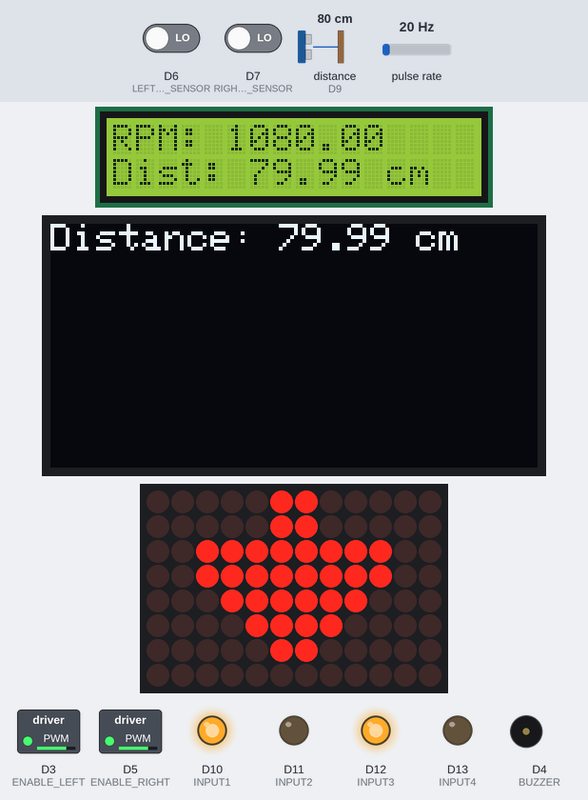
The sketch below on a simulated Arduino Uno R4 WiFi. Shown: 16×2 character LCD, 128×64 one-colour display, 12×8 LED matrix, switched loads named in the sketch (green lamp = pin HIGH), output pins drawn as LEDs (lit = HIGH), buzzer (waves = sounding, pin HIGH). Wiring (inferred from the names in the program): ultrasonic range finder: trigger D8; echo D9; pulse sensor: data D2. The test bench sets the inputs (shaded band); at power-on: D6 (LEFT_IR_SENSOR) LOW, distance to the obstacle (sensor on D9) 80 cm, pulse rate 20 Hz, D7 (RIGHT_IR_SENSOR) LOW. The echo pulse lasts 58.3 µs per cm; nothing arrives over Bluetooth unless stated; a phone connects over Bluetooth LE 3 s after start; pins used as bus, display or sensor lines are not drawn; what the sketch prints to the serial monitor is not drawn.

Above: at 1.3 s.
1.4 s: D6 (LEFT_IR_SENSOR) driven HIGH
At 2.4 s:
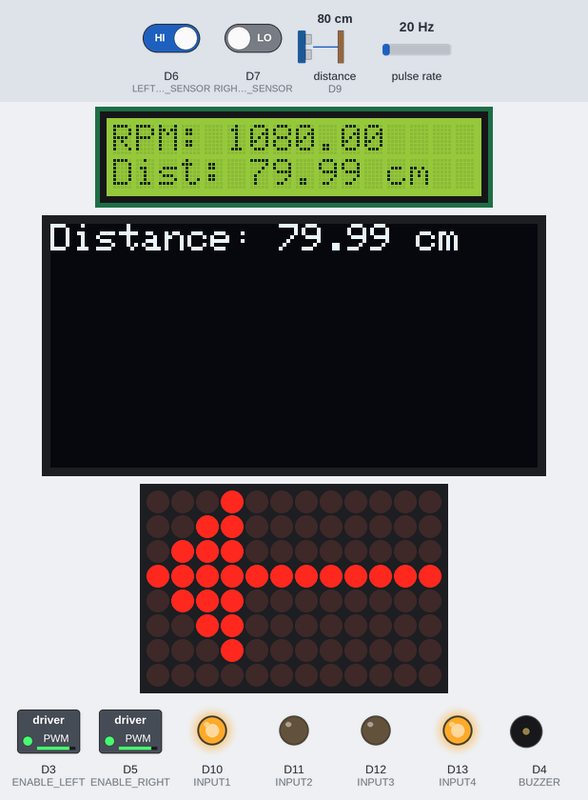
2.9 s: D6 (LEFT_IR_SENSOR) driven LOW
At 3.7 s:
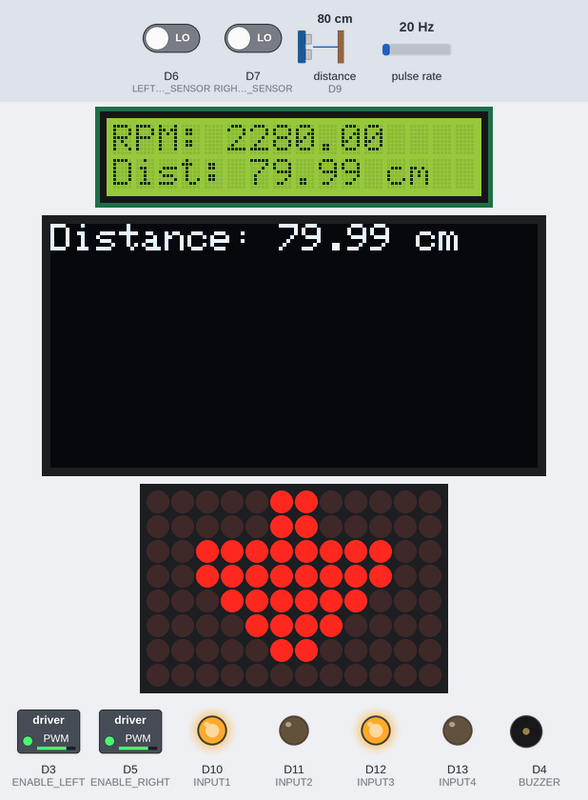
5.9 s: distance to the obstacle (sensor on D9) set to 22 cm
At 6.8 s:
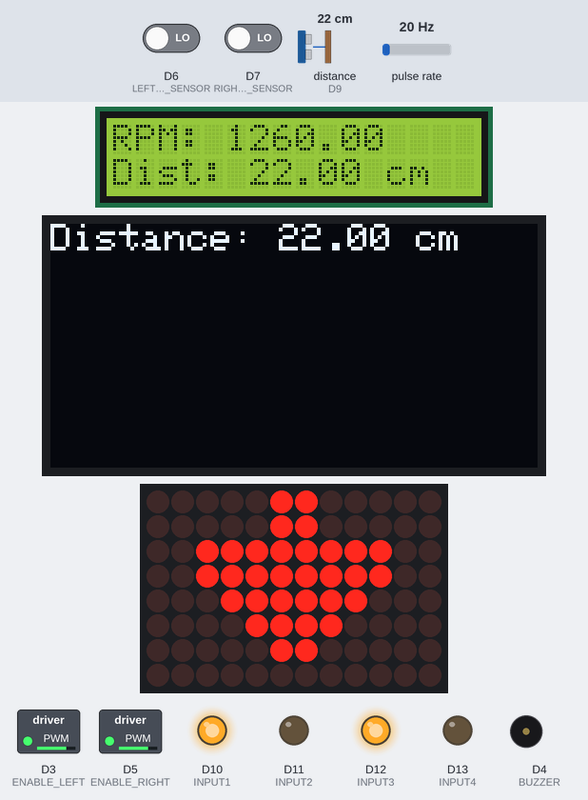
7.6 s: distance to the obstacle (sensor on D9) set to 18 cm
At 8.6 s:
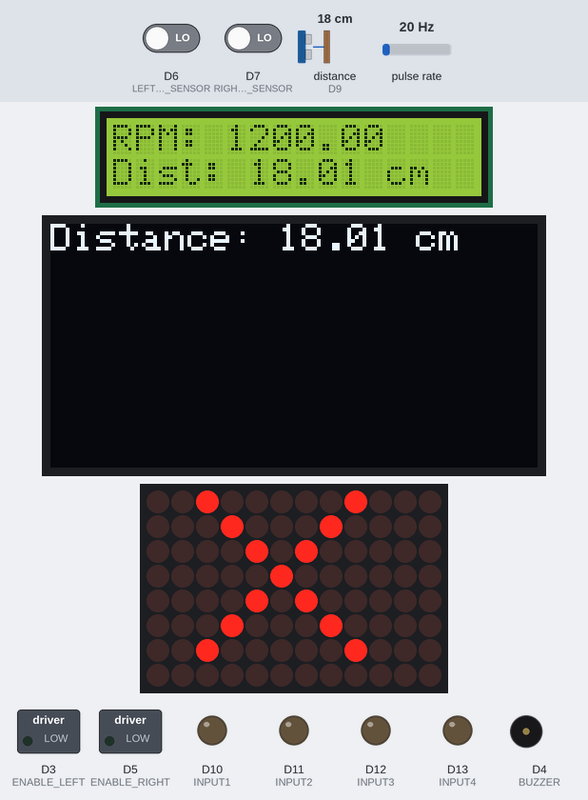
10.6 s: pulse rate (sensor on D2) set to 100 Hz
At 11.9 s:
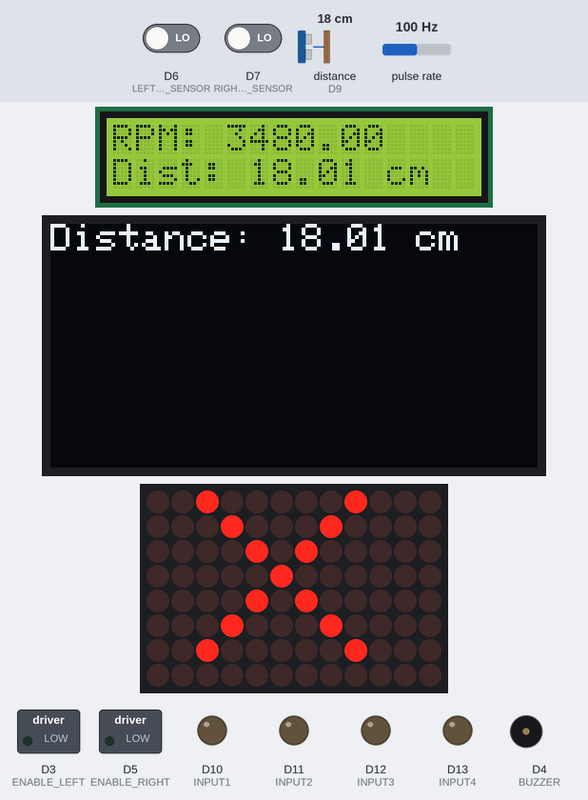
13.6 s: distance to the obstacle (sensor on D9) set to 2 cm
At 15.0 s:
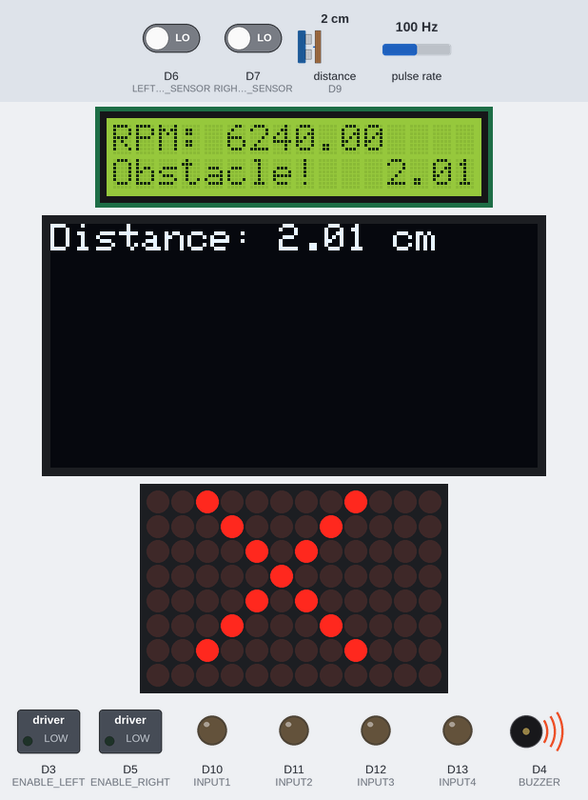
Timing chart, 0 to 16.6 s (numbered marks = the images above; inputs shaded):
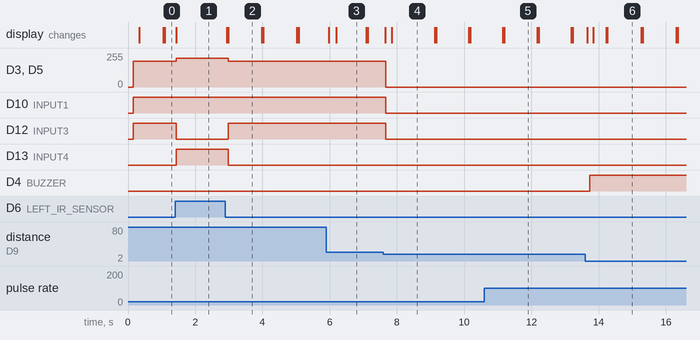

The sketch:

RoboCode_V10_real.ino
```cpp
#include <Wire.h>
#include <Adafruit_SSD1306.h>
#include <Adafruit_GFX.h>
#include <ArduinoBLE.h>
#include <hd44780.h>
#include <hd44780ioClass/hd44780_I2Cexp.h>
#include "Arduino_LED_Matrix.h"  // Include the LED Matrix library

// LED Matrix
ArduinoLEDMatrix matrix;

// Define the animation frames for forward, left, right, and stop
const uint32_t animation[][4] = {
  { 0x600603f, 0xc3fc1f80, 0xf0060000, 66 },  // Forward
  { 0x800c00, 0xefff00e0, 0xc008000, 66 },   // Left
  { 0x10030070, 0xfff7003, 0x100000, 66 },   // Right
  { 0x2081100a, 0x400a01, 0x10208000, 66 }   // Stop
};

// OLED Display Setup
#define SCREEN_WIDTH 128
#define SCREEN_HEIGHT 64
#define OLED_RESET -1
Adafruit_SSD1306 display(SCREEN_WIDTH, SCREEN_HEIGHT, &Wire, OLED_RESET);

// I2C LCD Setup
hd44780_I2Cexp lcd;

// Ultrasonic Sensor
#define TRIG_PIN 8
#define ECHO_PIN 9
float distance;

// Buzzer
#define BUZZER 4  // Changed from pin 2 to pin 4

// IR Sensors
#define LEFT_IR_SENSOR 6
#define RIGHT_IR_SENSOR 7

// Motor Driver (L293D) Pins
#define ENABLE_LEFT 3
#define ENABLE_RIGHT 5
#define INPUT1 10 // Left Motor Forward
#define INPUT2 11 // Left Motor Backward
#define INPUT3 12 // Right Motor Forward
#define INPUT4 13 // Right Motor Backward

// Motor Speed
int motorSpeed = 195;
int turningSpeed = 215;

// Moving Average Filter for Ultrasonic Sensor
#define NUM_SAMPLES 5
float distanceSamples[NUM_SAMPLES] = {100, 100, 100, 100, 100}; // Initialize buffer
int sampleIndex = 0;

// Bluetooth (BLE) Setup
BLEService obstacleService("19B10000-E8F2-537E-4F6C-D104768A1214");
BLECharacteristic obstacleCharacteristic("19B10001-E8F2-537E-4F6C-D104768A1215", BLERead | BLENotify, 20);
String lastObstacleState = "No Obstacle";

// Hall Effect Sensor
#define HALL_SENSOR_PIN 2
#define MAGNET_COUNT 1
#define WHEEL_DIAMETER 5.5  // Wheel diameter in cm
volatile unsigned int pulseCount = 0;
unsigned long lastTime = 0;
float rpm = 0.0;
float speed_cms = 0.0;

void countPulse() {
    pulseCount++;  // Increment when the magnet is detected
}

void setup() {
  Serial.begin(115200);

  // Pin Modes
  pinMode(LEFT_IR_SENSOR, INPUT);
  pinMode(RIGHT_IR_SENSOR, INPUT);
  pinMode(ENABLE_LEFT, OUTPUT);
  pinMode(ENABLE_RIGHT, OUTPUT);
  pinMode(INPUT1, OUTPUT);
  pinMode(INPUT2, OUTPUT);
  pinMode(INPUT3, OUTPUT);
  pinMode(INPUT4, OUTPUT);
  pinMode(TRIG_PIN, OUTPUT);
  pinMode(ECHO_PIN, INPUT);
  pinMode(BUZZER, OUTPUT);
  pinMode(HALL_SENSOR_PIN, INPUT_PULLUP);

  // Initialize LCD
  lcd.begin(16, 2);
  lcd.setCursor(0, 0);
  lcd.print("Starting...");

  // Initialize OLED
  if (!display.begin(SSD1306_SWITCHCAPVCC, 0x3C)) {
    Serial.println(F("SSD1306 allocation failed"));
    for (;;);
  }
  display.clearDisplay();
  display.setTextSize(1);
  display.setTextColor(SSD1306_WHITE);

  // Initialize BLE
  if (!BLE.begin()) {
    Serial.println("Starting BLE failed!");
    while (1);
  }
  BLE.setLocalName("Obstacle Detection");
  BLE.setAdvertisedService(obstacleService);
  obstacleService.addCharacteristic(obstacleCharacteristic);
  BLE.addService(obstacleService);
  BLE.advertise();

  Serial.println("BLE Ready!");

  // Initialize LED Matrix
  matrix.begin();

  // Attach interrupt for hall effect sensor
  attachInterrupt(digitalPinToInterrupt(HALL_SENSOR_PIN), countPulse, FALLING);
}

void loop() {
  checkObstacle();  // Check for obstacles

  // Run movement logic **regardless of BLE connection**
  if (distance > 20) {
    moveForward();
    matrix.loadFrame(animation[0]);  // Display forward animation
  }
  else {
    stopMotors();
    matrix.loadFrame(animation[3]);  // Display stop animation
  }

  while (digitalRead(LEFT_IR_SENSOR) == 1 && distance > 20) {
    tankTurnRight();
    matrix.loadFrame(animation[2]);  // Display right animation
  }

  while (digitalRead(RIGHT_IR_SENSOR) == 1 && distance > 20) {
    tankTurnLeft();
    matrix.loadFrame(animation[1]);  // Display left animation
  }

  // Handle BLE without stopping movement
  BLEDevice central = BLE.central();
  if (central) {
    handleBLE(distance);
  }

  // Calculate RPM and speed every second
  unsigned long currentTime = millis();
  if (currentTime - lastTime >= 1000) {  // Every 1 second
    lastTime = currentTime;

    // Calculate RPM
    noInterrupts();
    rpm = (pulseCount * 60.0) / MAGNET_COUNT;
    float wheelCircumference = 3.1416 * WHEEL_DIAMETER;  // Circumference = π * diameter
    speed_cms = (wheelCircumference * rpm) / 60.0;  // Speed in cm/s
    pulseCount = 0;  // Reset pulse count
    interrupts();

    // Update LCD with RPM and speed
    updateLCD(rpm, speed_cms);
  }
}

// **Obstacle Detection with Moving Average Filter**
void checkObstacle() {
  digitalWrite(TRIG_PIN, LOW);
  delayMicroseconds(2);
  digitalWrite(TRIG_PIN, HIGH);
  delayMicroseconds(10);
  digitalWrite(TRIG_PIN, LOW);

  distance = pulseIn(ECHO_PIN, HIGH, 30000) * 0.0343 / 2; // Convert to cm

  // Moving Average Filter
  distanceSamples[sampleIndex] = distance;
  sampleIndex = (sampleIndex + 1) % NUM_SAMPLES;

  float avgDistance = 0;
  for (int i = 0; i < NUM_SAMPLES; i++) avgDistance += distanceSamples[i];
  avgDistance /= NUM_SAMPLES;

  Serial.print("Distance: ");
  Serial.println(avgDistance);

  // Update OLED Display
  display.clearDisplay();
  display.setCursor(0,0);
  display.print("Distance: ");
  display.print(avgDistance);
  display.println(" cm");
  display.display();

  // Buzzer & LCD Alert
  lcd.setCursor(0, 1);
  if (avgDistance > 12) {
    digitalWrite(BUZZER, LOW);
    lcd.print("Dist: ");
    lcd.print(avgDistance);
    lcd.print(" cm    ");
  } else if (avgDistance <= 10) {
    stopMotors();
    digitalWrite(BUZZER, HIGH);
    lcd.print("Obstacle!   ");
    lcd.print(avgDistance);
    lcd.print(" cm    ");
  }
}

// **Bluetooth Handling Without Blocking Other Tasks**
void handleBLE(float distance) {
  static unsigned long previousMillis = 0;
  unsigned long currentMillis = millis();
  if (currentMillis - previousMillis >= 500) { // Send BLE data every 500ms
    previousMillis = currentMillis;

    String obstacleState = (distance < 10) ? "Obstacle Detected!" : "No Obstacle";
    if (obstacleState != lastObstacleState) {
      obstacleCharacteristic.setValue(obstacleState.c_str());
      lastObstacleState = obstacleState;
    }
  }
}

// **LCD Update**
void updateLCD(float rpm, float speed_cms) {
  lcd.setCursor(0, 0);
  lcd.print("RPM: ");
  lcd.print(rpm);
  lcd.print("    ");
  lcd.setCursor(0, 1);
  lcd.print("Speed: ");
  lcd.print(speed_cms);
  lcd.print(" cm/s");
}

// **Motor Functions**
void moveForward() {
  analogWrite(ENABLE_LEFT, motorSpeed);
  analogWrite(ENABLE_RIGHT, motorSpeed);
  digitalWrite(INPUT1, HIGH);
  digitalWrite(INPUT2, LOW);
  digitalWrite(INPUT3, HIGH);
  digitalWrite(INPUT4, LOW);
}

void stopMotors() {
  digitalWrite(INPUT1, LOW);
  digitalWrite(INPUT2, LOW);
  digitalWrite(INPUT3, LOW);
  digitalWrite(INPUT4, LOW);
  analogWrite(ENABLE_LEFT, 0);
  analogWrite(ENABLE_RIGHT, 0);
}

void tankTurnLeft() {
  analogWrite(ENABLE_LEFT, turningSpeed);
  analogWrite(ENABLE_RIGHT, turningSpeed);
  digitalWrite(INPUT1, LOW);
  digitalWrite(INPUT2, HIGH);
  digitalWrite(INPUT3, HIGH);
  digitalWrite(INPUT4, LOW);
}

void tankTurnRight() {
  analogWrite(ENABLE_LEFT, turningSpeed);
  analogWrite(ENABLE_RIGHT, turningSpeed);
  digitalWrite(INPUT1, HIGH);
  digitalWrite(INPUT2, LOW);
  digitalWrite(INPUT3, LOW);
  digitalWrite(INPUT4, HIGH);
}
```

Measured:
- the behaviour switches between 21 and 20 cm on distance to the obstacle (sensor on D9) (found by bisection; images 3 and 4)
- after the input at 1.4 s, D3 (ENABLE_LEFT), D5 (ENABLE_RIGHT): 195/255 → 215/255 at once; D12 (INPUT3): HIGH → LOW at once; D13 (INPUT4): LOW → HIGH at once; the display: changes at once (image 1)
- after the input at 2.9 s, D3 (ENABLE_LEFT), D5 (ENABLE_RIGHT): 215/255 → 195/255 after 0.08 s; D12 (INPUT3): LOW → HIGH after 0.08 s; D13 (INPUT4): HIGH → LOW after 0.08 s; the display: first changes at once (image 2 shows a later state)
- after the input at 5.9 s, the display: first changes after 0.07 s (image 3 shows a later state)
- after the input at 7.6 s, D3 (ENABLE_LEFT), D5 (ENABLE_RIGHT): 195/255 → 0/255 after 0.07 s; D10 (INPUT1), D12 (INPUT3): HIGH → LOW after 0.07 s
- after the input at 10.6 s, the display: first differs from a run without the input after 0.60 s (image 5)
- after the input at 13.6 s, D4 (BUZZER): LOW → HIGH after 0.13 s
